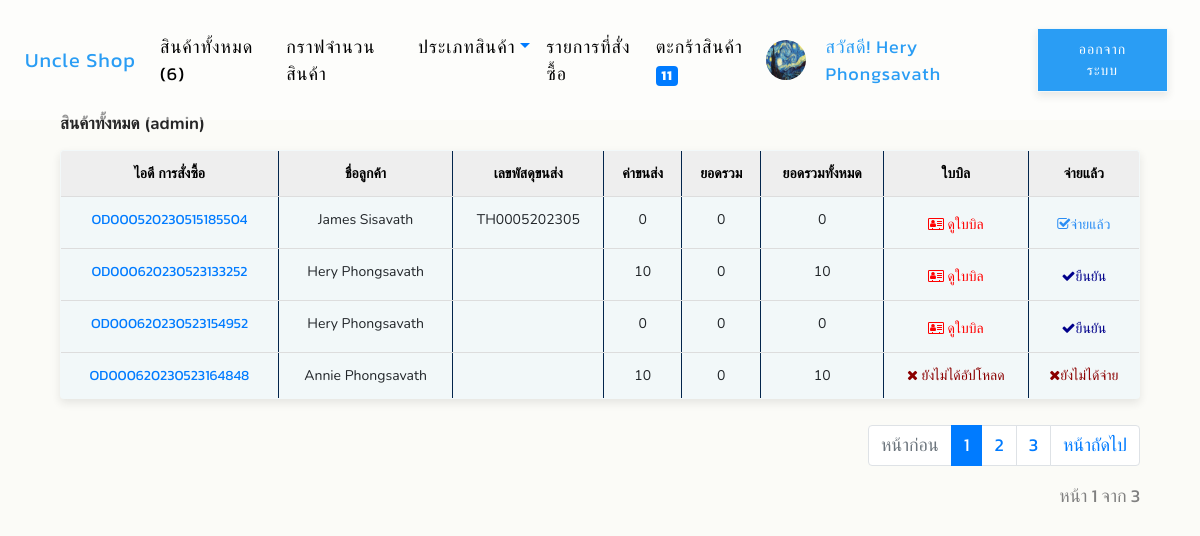
Page /allorderproduct/ (signed in) on the committed database.
### app_uncle_shop/models.py (models this page shows, shortened)
class Profile(models.Model):
    user = models.OneToOneField(User, on_delete=models.CASCADE)
    photo = models.ImageField(upload_to="photoprofile",
                              null=True, blank=True, default='default.png')
    usertype = models.CharField(max_length=100, default='member')
    cartquan = models.IntegerField(default=0)

class OrderPending(models.Model):
    orderid = models.CharField(max_length=100)
    user = models.ForeignKey(User, on_delete=models.CASCADE)
    name = models.CharField(max_length=100)
    tel = models.CharField(max_length=100)
    address = models.TextField()
    shipping = models.CharField(max_length=100)
    payment = models.CharField(max_length=100)
    other = models.TextField(null=True, blank=True)
    stamp = models.DateTimeField(auto_now_add=True, blank=True, null=True)
    paid = models.BooleanField(default=False)
    confirmed = models.BooleanField(default=False)
    slip = models.ImageField(upload_to="slip", null=True, blank=True)
    slip_time = models.DateField(null=True, blank=True)
    bank_account = models.CharField(
        max_length=50,
        choices=[('KBank', 'KBank'), ('SCB', 'SCB'),
                 ('TTB', 'TTB'), ('KTB', 'KTB'),
                 ('BBL', 'BBL'), ('BAY', 'BAY'),
                 ('อื่นๆ', 'อื่นๆ'), ],
        default='KBank'
    )
    paymentid = models.CharField(max_length=100, null=True, blank=True)
    tracking_number = models.CharField(max_length=100, null=True, blank=True)

### app_uncle_shop/views.py (the view)
# urls.py: path('allorderproduct/', all_order_prodcut, name='all-order-product-page'),
def all_order_prodcut(request):
    context = {}
    order_pending = OrderPending.objects.all()
    for od in order_pending:
        orderid = od.orderid
        order_product = OrderProduct.objects.filter(orderid=orderid)
        total = sum([o.total for o in order_product])
        od.total = total
        count = sum([o.quantity for o in order_product])
        if od.shipping == 'flash':
            shipping_cost = sum(
                [20 if i == 0 else 10 for i in range(count)])
        elif od.shipping == 'kerry':
            shipping_cost = sum(
                [20 if i == 0 else 8 for i in range(count)])
        elif od.shipping == 'j&t':
            shipping_cost = sum(
                [20 if i == 0 else 9 for i in range(count)])
        elif od.shipping == 'thailandpost':
            shipping_cost = sum(
                [20 if i == 0 else 12 for i in range(count)])
        else:
            shipping_cost = sum(
                [20 if i == 0 else 11 for i in range(count)])
        if od.payment == 'cod':
            shipping_cost += 10
        od.shipping_cost = shipping_cost
    paginator = Paginator(order_pending, 4)
    page = request.GET.get('page')
    order_pending = paginator.get_page(page)
    context['allorder'] = order_pending
    return render(request, 'app_uncle_shop/all-order-product.html', context)

### app_uncle_shop/templatetags/custom_tags.py (called while the page is built)
@register.simple_tag
def show_all_product():
    count = AllProduct.objects.count()
    return count

@register.inclusion_tag("app_uncle_shop/all-category.html")
def all_category():
    category = Category.objects.all()
    return {"categories": category}

### app_uncle_shop/templates/app_uncle_shop/all-order-product.html (shortened to what this page needs)
{% extends 'app_uncle_shop/index.html' %}
{% load humanize %}
{% block content %}
<!DOCTYPE html>
<html>
<head>
</head>
  <body>
    <div class="container">
      <div class="text-color-black">
        <div class="text-color-black">
          <h3>สินค้าทั้งหมด (admin)</h3>
        </div>
        <div style="padding: 5px"></div>
        <table class="table">
          <tr style="font-size: 14px;">
            <th>ไอดี การสั่งซื้อ</th>
            <th>ชื่อลูกค้า</th>
            <th>เลขพัสดุขนส่ง</th>
            <th>ค่าขนส่ง</th>
            <th>ยอดรวม</th>
            <th>ยอดรวมทั้งหมด</th>
            <th>ใบบิล</th>
            <th>จ่ายแล้ว</th>
          </tr>
          {% for od in allorder %}
          <tr style="font-size: 14px;">
            <td><a href="{% url 'update-tracking-page' od.orderid %}" style="font-size: 14px;">{{od.orderid}}</a></td>
            <td>{{od.name}}</td>
            <td>
              {% if od.tracking_number != None %}
                {{od.tracking_number}}
              {% endif %}
            </td>
            <td>
              {{od.shipping_cost|intcomma}}
            </td>
            <td>{{od.total|intcomma}}</td>
            <td>
              {{od.total|add:od.shipping_cost|intcomma}}
            </td>
            <td>
              {% if od.slip %}
              <a href="{{od.slip.url}}">
                <i class="fa fa-address-card-o"
                style="font-size:14px;color:#ff0000;">
               ดูใบบิล
                </i>
              </a>
              {% else %}
              <i class="fa fa-close"
              style="font-size:14px;color:darkred;">
              ยังไม่ได้อัปโหลด
              </i>
              {% endif %}
            </td>
            <td>
            {% if od.paid and od.slip %}
					  <a href="{% url 'update-status-page' od.orderid 'cancel' %}"><i class="fa fa-check-square-o"
							style="font-size:14px;color:#2a8df4;">จ่ายแล้ว</i></a>
					  {% elif od.paid == False and not od.slip %}
					  <i class="fa fa-close" style="font-size:14px;color:darkred;">ยังไม่ได้จ่าย</i>
					  {% else %}
					  <a href="{% url 'update-status-page' od.orderid 'confirm' %}"><i class="fa fa-check"
							style="font-size:14px;color:darkblue;">ยืนยัน</i></a>
					  {% endif %}
            </td>
          </tr>
          {% endfor %}
        </table>
      </div>
      <div style="padding: 5px"></div>
      <ul class="pagination justify-content-end">
        {% if allorder.has_next and allorder.has_previous != True %}
        <li class="page-item disabled"><a class="page-link" href="">
          หน้าก่อน </a>
        </li>
        <li class="page-item active"><a class="page-link" href="?page={{allorder.number}}">{{allorder.number}}</a></li>
        <li class="page-item"><a class="page-link" href="?page={{allorder.number|add:1}}">{{allorder.number|add:1}}</a></li>
        <li class="page-item"><a class="page-link" href="?page={{allorder.number|add:2}}">{{allorder.number|add:2}}</a></li>
        <li class="page-item"><a class="page-link" href="?page={{allorder.next_page_number}}"> หน้าถัดไป </a></li>
        {% endif %}
      </ul>
      <a class="pagination justify-content-end" <i style="font-size:18px;color:grey;"> หน้า {{allorder.number}} จาก {{allorder.paginator.num_pages}} </i></a>
      <div style="padding: 20px"></div>
    </div>
  </body>
</html>
{% endblock content %}

### app_uncle_shop/templates/app_uncle_shop/index.html (shortened to what this page needs)
{% load custom_tags %}
{% load static %}
<!DOCTYPE html>
<html lang="en">
  <head>
    <link
      rel="stylesheet"
      href="https://cdn.jsdelivr.net/npm/bootstrap@4.6.1/dist/css/bootstrap.min.css"
    />
    <link rel="stylesheet" href="https://cdnjs.cloudflare.com/ajax/libs/font-awesome/4.7.0/css/font-awesome.min.css">
    <link href="{% static 'css/style.css' %}" rel="stylesheet" />
  </head>
  <body>
    <nav class="navbar navbar-expand-sm bg-lightblue navbar-lightblue">
      <a class="navbar-brand" href="{% url 'home-page' %}"
        ><font color="#2a9df4">Uncle Shop</font></a
      >
      <div class="collapse navbar-collapse" id="collapsibleNavbar">
        <ul class="navbar-nav mr-auto">
          <li class="nav-item">
            <a class="nav-link" href="{% url 'all-product-page' %}"
              ><font color="black">สินค้าทั้งหมด ({% show_all_product %})</font>
            </a>
          </li>
          <li class="nav-item">
            <a class="nav-link" href="{% url 'graph-page' %}"
              ><font color="black">กราฟจำนวนสินค้า</font></a
            >
          </li>
          <li class="nav-item dropdown">
            <a
              class="nav-link dropdown-toggle"
              href="#"
              id="dropdown01"
              data-toggle="dropdown"
              aria-haspopup="true"
              aria-expanded="false"
              ><font color="black">ประเภทสินค้า</font></a
            >
          </li>
          {% if user.is_authenticated and user.profile.usertype == 'member' %}
          <li class="nav-item">
            <a class="nav-link" href="{% url 'order-product-page' %}"
              ><font color="black">รายการที่สั่งซื้อ</font>
            </a>
          </li>
          <li class="nav-item">
            <a class="nav-link" href="{% url 'my-cart-page' %}"
              ><font color="black">ตะกร้าสินค้า</font>
              <span class="badge bg-primary"
                ><font color="white">{{user.profile.cartquan}}</font></span
              >
            </a>
          </li>
          {% endif %}
        </ul>
        {% if user.is_authenticated %}
        <img
          src="{{user.profile.photo.url}}"
          width="40"
          height="40"
          class="rounded-circle"
        />&nbsp&nbsp
        <a style="color: #2a9df4; margin: 5px">
          สวัสดี! {{user.first_name}} {{user.last_name}}&nbsp&nbsp
        </a>
        <a class="button-blue" href="{% url 'logout' %}">ออกจากระบบ</a>&nbsp
        {% else %}
        <a class="button-blue" href="{% url 'register-page' %}"
          >สมัครสมาชิก</a
        >&nbsp&nbsp&nbsp
        <a class="button-blue" href="{% url 'login' %}">เข้าสู่ระบบ</a>
        {% endif %}
      </div>
    </nav>
    <div style="padding: 46px"></div>
    <div class="container" style="margin-top: 20px;">
    {% block content %}
    {% endblock content %}
    </div>
  </body>
</html>

### static/css/style.css (style rules this page uses)
body { font-family: "Kanit", sans-serif; font-size: 16px; font-weight: normal; background: #fbfbf7; height: 100%; font-family: Arial; }
.navbar { position: fixed; z-index: 10; font-size: 24px; letter-spacing: 1px; padding: 25px; width: 100vw; background: rgb(0 0 0 / 50%); }
.text-color-black { color: black; }
a { font-family: "Kanit", sans-serif; font-size: 18px; }
table { border-collapse: collapse; width: 100%; background-color: #f2f2f2; }
th, td { border: 1px solid #03254c; padding: 8px; text-align: center; border-bottom: 1px solid #ddd; }
th { background-color: #eee; color: black; }
* { transition: all 0.3s ease-out; }

### app_uncle_shop/templates/app_uncle_shop/index.html (style rules this page uses)
.navbar { position: fixed; z-index: 10; letter-spacing: 1px; padding: 25px; width: 100vw; background: rgb(255 255 255 / 50%); }

### rows in the picture
OrderPending: orderid "OD000520230515185504", name "James Sisavath", tracking_number "TH0005202305", shipping_cost "0", total "0", total|add "0", paid "จ่ายแล้ว"
OrderPending: orderid "OD000620230523133252", name "Hery Phongsavath", shipping_cost "10", total "0", total|add "10", paid "ยืนยัน"
OrderPending: orderid "OD000620230523154952", name "Hery Phongsavath", shipping_cost "0", total "0", total|add "0", paid "ยืนยัน"
OrderPending: orderid "OD000620230523164848", name "Annie Phongsavath", shipping_cost "10", total "0", total|add "10", slip "ยังไม่ได้อัปโหลด", paid "ยังไม่ได้จ่าย"

### other values in the picture
{{ user.profile.cartquan }} "11"
{{ user.first_name }} "Hery"
{{ user.last_name }} "Phongsavath"
{{ allorder.number }} "1"
{{ allorder.number|add:1 }} "2"
{{ allorder.number|add:2 }} "3"
{{ allorder.paginator.num_pages }} "3"
